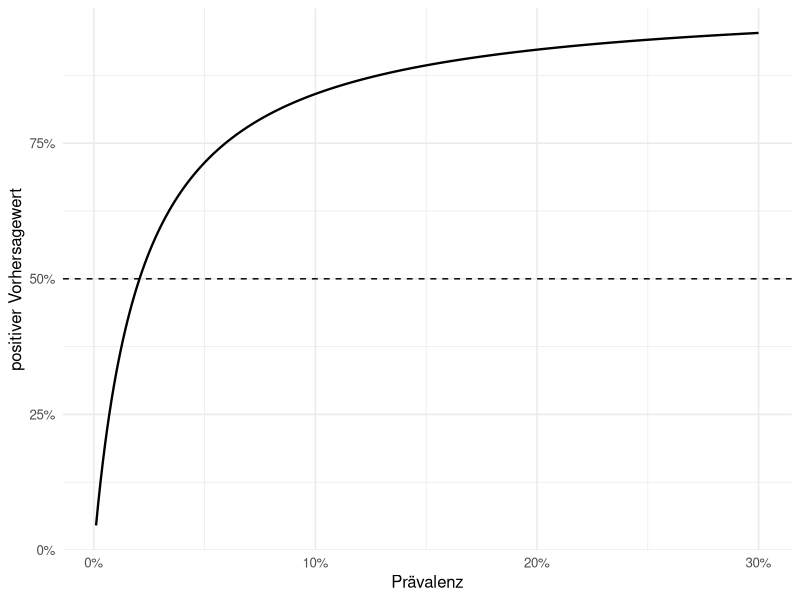

Here is the R script that generated this plot:
## ---- chunk 1
#| label: setup-r
#| include: false
library(ggplot2)

theme_set(theme_minimal(base_size = 12))
set.seed(42)
## ---- chunk 2
#| label: bedingt-r
augen <- 1:6

p_gerade      <- mean(augen %% 2 == 0)              # 3 von 6
p_sechs_gerade <- mean(augen == 6 & augen %% 2 == 0) # 1 von 6

p_sechs_gerade / p_gerade      # bedingte Wahrscheinlichkeit
1/6                            # unbedingte, zum Vergleich
## ---- chunk 3
#| label: unabhaengig-r
# gerade Augenzahl und Augenzahl groesser als drei
p_a  <- mean(augen %% 2 == 0)          # 0.5
p_b  <- mean(augen > 3)                # 0.5
p_ab <- mean(augen %% 2 == 0 & augen > 3)

c(gemeinsam = p_ab, produkt = p_a * p_b)   # gleich -> unabhaengig
## ---- chunk 4
#| label: haeufigkeitsbaum-r
N     <- 10000
krank <- N * 0.01                 # 100
gesund <- N - krank               # 9900

richtig_positiv <- krank  * 0.95  # 95
falsch_positiv  <- gesund * 0.02  # 198

data.frame(
  Gruppe   = c("krank", "gesund", "Summe"),
  Personen = c(krank, gesund, N),
  positiv  = c(richtig_positiv, falsch_positiv,
               richtig_positiv + falsch_positiv)
)

richtig_positiv / (richtig_positiv + falsch_positiv)   # Vorhersagewert
## ---- chunk 5
#| label: bayes-r
sens  <- 0.95     # P(Test+ | krank)
spez  <- 0.98     # P(Test- | gesund)
praev <- 0.01     # P(krank)

p_pos <- sens * praev + (1 - spez) * (1 - praev)   # totale Wahrscheinlichkeit
ppv   <- sens * praev / p_pos

round(c(p_positiv = p_pos, vorhersagewert = ppv), 4)
## ---- chunk 6
#| label: fig-praevalenz-r
#| fig-cap: "Positiver Vorhersagewert desselben Tests bei verschiedener Prävalenz. Erst ab etwa fünf Prozent wird ein positives Ergebnis überwiegend zutreffend."
p <- seq(0.001, 0.3, length.out = 300)
ppv_kurve <- sens * p / (sens * p + (1 - spez) * (1 - p))

ggplot(data.frame(p, ppv_kurve), aes(p, ppv_kurve)) +
  geom_line(linewidth = 0.8) +
  geom_hline(yintercept = 0.5, linetype = "dashed") +
  scale_x_continuous(labels = scales::percent_format(accuracy = 1)) +
  scale_y_continuous(labels = scales::percent_format(accuracy = 1)) +
  labs(x = "Prävalenz", y = "positiver Vorhersagewert")
